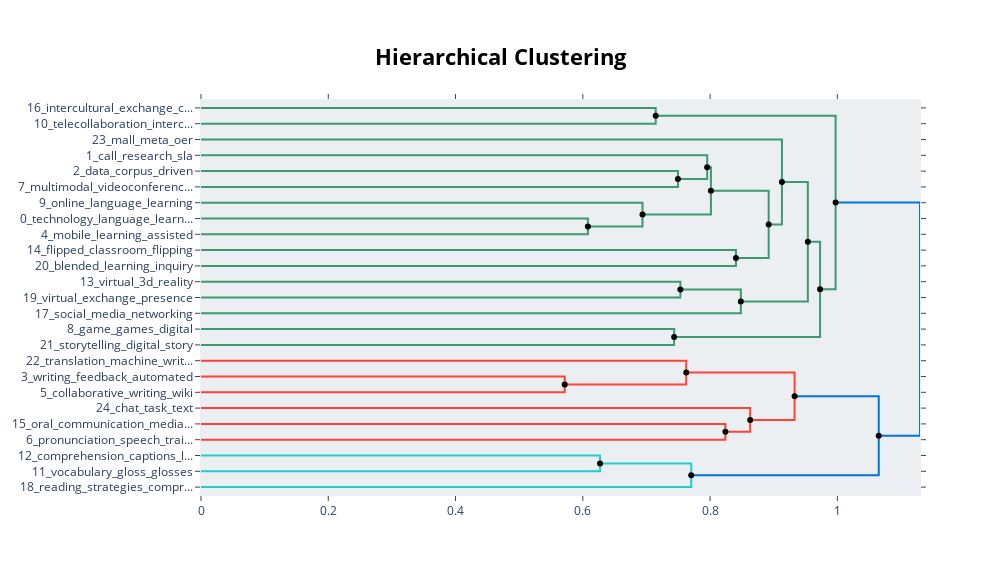

The notebook cell this image was saved under:
### Code cell
hierarchical_topics = model.hierarchical_topics(docs)
model.visualize_hierarchy(hierarchical_topics=hierarchical_topics)

### Figure 1 — Plotly figure (JSON) as saved in the notebook; plotly's stock layout.template omitted (floating-point values rounded to 4 significant figures)
{"data": [{"hoverinfo": "text", "marker": {"color": "rgb(61,153,112)"}, "mode": "lines", "text": ["intercultural_exchange_competence_exchanges_communication", "", "", "telecollaboration_intercultural_telecollaborative_service_pre"], "type": "scatter", "x": [0, 0.7146, 0.7146, 0], "xaxis": "x", "y": [-5, -5, -15, -15], "yaxis": "y"}, {"hoverinfo": "text", "marker": {"color": "rgb(61,153,112)"}, "mode": "lines", "text": ["data_corpus_driven_collocation_dictionaries", "", "", "multimodal_videoconferencing_video_conferencing_interactions"], "type": "scatter", "x": [0, 0.7495, 0.7495, 0], "xaxis": "x", "y": [-45, -45, -55, -55], "yaxis": "y"}, {"hoverinfo": "text", "marker": {"color": "rgb(61,153,112)"}, "mode": "lines", "text": ["call_research_sla_the_of", "", "", "data_corpus_driven_multimodal_learner"], "type": "scatter", "x": [0, 0.7955, 0.7955, 0.7495], "xaxis": "x", "y": [-35, -35, -50, -50], "yaxis": "y"}, {"hoverinfo": "text", "marker": {"color": "rgb(61,153,112)"}, "mode": "lines", "text": ["technology_language_learning_teachers_assisted", "", "", "mobile_learning_assisted_language_smartphones"], "type": "scatter", "x": [0, 0.608, 0.608, 0], "xaxis": "x", "y": [-75, -75, -85, -85], "yaxis": "y"}, {"hoverinfo": "text", "marker": {"color": "rgb(61,153,112)"}, "mode": "lines", "text": ["online_language_learning_moocs_student", "", "", "mobile_technology_language_learning_assisted"], "type": "scatter", "x": [0, 0.6938, 0.6938, 0.608], "xaxis": "x", "y": [-65, -65, -80, -80], "yaxis": "y"}, {"hoverinfo": "text", "marker": {"color": "rgb(61,153,112)"}, "mode": "lines", "text": ["call_data_the_corpus_of", "", "", "language_learning_mobile_technology_assisted"], "type": "scatter", "x": [0.7955, 0.8013, 0.8013, 0.6938], "xaxis": "x", "y": [-42.5, -42.5, -72.5, -72.5], "yaxis": "y"}, {"hoverinfo": "text", "marker": {"color": "rgb(61,153,112)"}, "mode": "lines", "text": ["flipped_classroom_flipping_classrooms_teaching", "", "", "blended_learning_inquiry_college_for"], "type": "scatter", "x": [0, 0.8406, 0.8406, 0], "xaxis": "x", "y": [-95, -95, -105, -105], "yaxis": "y"}, {"hoverinfo": "text", "marker": {"color": "rgb(61,153,112)"}, "mode": "lines", "text": ["language_learning_call_of_the", "", "", "flipped_blended_classroom_learning_for"], "type": "scatter", "x": [0.8013, 0.8921, 0.8921, 0.8406], "xaxis": "x", "y": [-57.5, -57.5, -100, -100], "yaxis": "y"}, {"hoverinfo": "text", "marker": {"color": "rgb(61,153,112)"}, "mode": "lines", "text": ["mall_meta_oer_processing_the", "", "", "language_learning_of_the_call"], "type": "scatter", "x": [0, 0.9129, 0.9129, 0.8921], "xaxis": "x", "y": [-25, -25, -78.75, -78.75], "yaxis": "y"}, {"hoverinfo": "text", "marker": {"color": "rgb(61,153,112)"}, "mode": "lines", "text": ["virtual_3d_reality_immersive_worlds", "", "", "virtual_exchange_presence_professional_in"], "type": "scatter", "x": [0, 0.7533, 0.7533, 0], "xaxis": "x", "y": [-115, -115, -125, -125], "yaxis": "y"}, {"hoverinfo": "text", "marker": {"color": "rgb(61,153,112)"}, "mode": "lines", "text": ["virtual_3d_reality_immersive_in", "", "", "social_media_networking_networks_language"], "type": "scatter", "x": [0.7533, 0.8483, 0.8483, 0], "xaxis": "x", "y": [-120, -120, -135, -135], "yaxis": "y"}, {"hoverinfo": "text", "marker": {"color": "rgb(61,153,112)"}, "mode": "lines", "text": ["language_learning_of_the_call", "", "", "virtual_social_reality_3d_learning"], "type": "scatter", "x": [0.9129, 0.9536, 0.9536, 0.8483], "xaxis": "x", "y": [-51.88, -51.88, -127.5, -127.5], "yaxis": "y"}, {"hoverinfo": "text", "marker": {"color": "rgb(61,153,112)"}, "mode": "lines", "text": ["game_games_digital_playing_gaming", "", "", "storytelling_digital_story_stories_her"], "type": "scatter", "x": [0, 0.7435, 0.7435, 0], "xaxis": "x", "y": [-145, -145, -155, -155], "yaxis": "y"}, {"hoverinfo": "text", "marker": {"color": "rgb(61,153,112)"}, "mode": "lines", "text": ["language_learning_of_the_in", "", "", "game_digital_storytelling_games_playing"], "type": "scatter", "x": [0.9536, 0.9729, 0.9729, 0.7435], "xaxis": "x", "y": [-89.69, -89.69, -150, -150], "yaxis": "y"}, {"hoverinfo": "text", "marker": {"color": "rgb(61,153,112)"}, "mode": "lines", "text": ["telecollaboration_intercultural_telecollaborative_in_competence", "", "", "language_learning_of_the_in"], "type": "scatter", "x": [0.7146, 0.9973, 0.9973, 0.9729], "xaxis": "x", "y": [-10, -10, -119.8, -119.8], "yaxis": "y"}, {"hoverinfo": "text", "marker": {"color": "rgb(255,65,54)"}, "mode": "lines", "text": ["writing_feedback_automated_corrective_evaluation", "", "", "collaborative_writing_wiki_mediated_wikis"], "type": "scatter", "x": [0, 0.5715, 0.5715, 0], "xaxis": "x", "y": [-175, -175, -185, -185], "yaxis": "y"}, {"hoverinfo": "text", "marker": {"color": "rgb(255,65,54)"}, "mode": "lines", "text": ["translation_machine_writing_levels_l2", "", "", "writing_feedback_collaborative_automated_written"], "type": "scatter", "x": [0, 0.7625, 0.7625, 0.5715], "xaxis": "x", "y": [-165, -165, -180, -180], "yaxis": "y"}, {"hoverinfo": "text", "marker": {"color": "rgb(255,65,54)"}, "mode": "lines", "text": ["oral_communication_mediated_computer_proficiency", "", "", "pronunciation_speech_training_recognition_automatic"], "type": "scatter", "x": [0, 0.824, 0.824, 0], "xaxis": "x", "y": [-205, -205, -215, -215], "yaxis": "y"}, {"hoverinfo": "text", "marker": {"color": "rgb(255,65,54)"}, "mode": "lines", "text": ["chat_task_text_l2_interaction", "", "", "pronunciation_oral_speech_computer_training"], "type": "scatter", "x": [0, 0.863, 0.863, 0.824], "xaxis": "x", "y": [-195, -195, -210, -210], "yaxis": "y"}, {"hoverinfo": "text", "marker": {"color": "rgb(255,65,54)"}, "mode": "lines", "text": ["writing_feedback_collaborative_automated_in", "", "", "pronunciation_oral_l2_speech_computer"], "type": "scatter", "x": [0.7625, 0.9328, 0.9328, 0.863], "xaxis": "x", "y": [-172.5, -172.5, -202.5, -202.5], "yaxis": "y"}, {"hoverinfo": "text", "marker": {"color": "rgb(35,205,205)"}, "mode": "lines", "text": ["comprehension_captions_listening_captioned_video", "", "", "vocabulary_gloss_glosses_comprehension_effects"], "type": "scatter", "x": [0, 0.6271, 0.6271, 0], "xaxis": "x", "y": [-225, -225, -235, -235], "yaxis": "y"}, {"hoverinfo": "text", "marker": {"color": "rgb(35,205,205)"}, "mode": "lines", "text": ["vocabulary_comprehension_effects_listening_captions", "", "", "reading_strategies_comprehension_strategy_students"], "type": "scatter", "x": [0.6271, 0.7704, 0.7704, 0], "xaxis": "x", "y": [-230, -230, -245, -245], "yaxis": "y"}, {"hoverinfo": "text", "marker": {"color": "rgb(0,116,217)"}, "mode": "lines", "text": ["writing_feedback_l2_collaborative_in", "", "", "vocabulary_comprehension_reading_listening_effects"], "type": "scatter", "x": [0.9328, 1.065, 1.065, 0.7704], "xaxis": "x", "y": [-187.5, -187.5, -237.5, -237.5], "yaxis": "y"}, {"hoverinfo": "text", "marker": {"color": "rgb(0,116,217)"}, "mode": "lines", "text": ["language_learning_of_in_the", "", "", "writing_l2_of_feedback_on"], "type": "scatter", "x": [0.9973, 1.13, 1.13, 1.065], "xaxis": "x", "y": [-64.92, -64.92, -212.5, -212.5], "yaxis": "y"}, {"hoverinfo": "text", "hovertext": ["call_data_the_corpus_of", "language_learning_call_of_the", "virtual_3d_reality_immersive_in", "language_learning_of_the_call", "language_learning_of_the_in", "telecollaboration_intercultural_telecollaborative_in_competence", "writing_feedback_collaborative_automated_in", "vocabulary_comprehension_effects_listening_captions", "writing_feedback_l2_collaborative_in", "language_learning_of_in_the"], "marker": {"color": "black"}, "mode": "markers", "showlegend": false, "type": "scatter", "x": [0.7955, 0.8013, 0.7533, 0.9129, 0.9536, 0.7146, 0.7625, 0.6271, 0.9328, 0.9973], "y": [-42.5, -57.5, -120, -51.88, -89.69, -10, -172.5, -230, -187.5, -64.92]}, {"hoverinfo": "text", "hovertext": ["data_corpus_driven_multimodal_learner", "mobile_technology_language_learning_assisted", "language_learning_mobile_technology_assisted", "flipped_blended_classroom_learning_for", "language_learning_of_the_call", "virtual_social_reality_3d_learning", "game_digital_storytelling_games_playing", "language_learning_of_the_in", "writing_feedback_collaborative_automated_written", "pronunciation_oral_speech_computer_training", "pronunciation_oral_l2_speech_computer", "vocabulary_comprehension_reading_listening_effects", "writing_l2_of_feedback_on"], "marker": {"color": "black"}, "mode": "markers", "showlegend": false, "type": "scatter", "x": [0.7495, 0.608, 0.6938, 0.8406, 0.8921, 0.8483, 0.7435, 0.9729, 0.5715, 0.824, 0.863, 0.7704, 1.065], "y": [-50, -80, -72.5, -100, -78.75, -127.5, -150, -119.8, -180, -210, -202.5, -237.5, -212.5]}], "layout": {"autosize": false, "height": 575, "hoverlabel": {"bgcolor": "white", "font": {"family": "Rockwell", "size": 16}}, "hovermode": "closest", "plot_bgcolor": "#ECEFF1", "showlegend": false, "title": {"font": {"color": "Black", "size": 22}, "text": "<b>Hierarchical Clustering</b>", "x": 0.5, "xanchor": "center", "yanchor": "top"}, "width": 1000, "xaxis": {"mirror": "allticks", "rangemode": "tozero", "showgrid": false, "showline": true, "showticklabels": true, "ticks": "outside", "type": "linear", "zeroline": false}, "yaxis": {"mirror": "allticks", "range": [-250, 0], "rangemode": "tozero", "showgrid": false, "showline": true, "showticklabels": true, "tickmode": "array", "ticks": "outside", "ticktext": ["16_intercultural_exchange_c...", "10_telecollaboration_interc...", "23_mall_meta_oer", "1_call_research_sla", "2_data_corpus_driven", "7_multimodal_videoconferenc...", "9_online_language_learning", "0_technology_language_learn...", "4_mobile_learning_assisted", "14_flipped_classroom_flipping", "20_blended_learning_inquiry", "13_virtual_3d_reality", "19_virtual_exchange_presence", "17_social_media_networking", "8_game_games_digital", "21_storytelling_digital_story", "22_translation_machine_writ...", "3_writing_feedback_automated", "5_collaborative_writing_wiki", "24_chat_task_text", "15_oral_communication_media...", "6_pronunciation_speech_trai...", "12_comprehension_captions_l...", "11_vocabulary_gloss_glosses", "18_reading_strategies_compr..."], "tickvals": [-5, -15, -25, -35, -45, -55, -65, -75, -85, -95, -105, -115, -125, -135, -145, -155, -165, -175, -185, -195, -205, -215, -225, -235, -245], "type": "linear", "zeroline": false}}}
